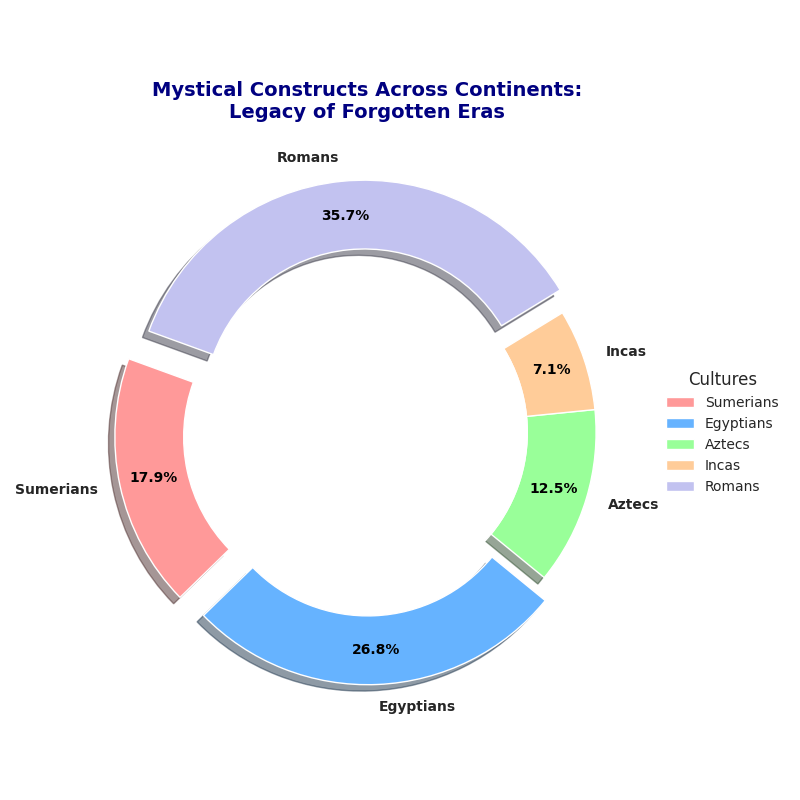

Generate this figure with Python:
import matplotlib.pyplot as plt

# Define data
groups = ['Sumerians', 'Egyptians', 'Aztecs', 'Incas', 'Romans']
wonders_count = [10, 15, 7, 4, 20]

# Define colors
colors = ['#ff9999', '#66b3ff', '#99ff99', '#ffcc99', '#c2c2f0']

# Explode the slice for better emphasis
explode = (0.1, 0.1, 0, 0, 0.1)

# Create the pie chart with a white circle in the center
fig, ax = plt.subplots(figsize=(8, 8))
wedges, texts, autotexts = ax.pie(
    wonders_count,
    labels=groups,
    colors=colors,
    explode=explode,
    autopct='%1.1f%%',
    startangle=160,
    pctdistance=0.85,
    wedgeprops=dict(width=0.3, edgecolor='w'),
    shadow=True
)

# Draw a circle in the middle to create the 'donut' effect
centre_circle = plt.Circle((0, 0), 0.70, fc='white')
fig.gca().add_artist(centre_circle)

# Title with an enigmatic twist
plt.title(
    'Mystical Constructs Across Continents:\nLegacy of Forgotten Eras',
    fontsize=14,
    fontweight='bold',
    color='navy',
    pad=20
)

# Enhance visual appearance
plt.setp(autotexts, size=10, weight='bold', color='black')
plt.setp(texts, size=10, weight='bold')

# Add a legend outside the plot for clarity
ax.legend(
    wedges, groups,
    title="Cultures",
    loc='center left',
    bbox_to_anchor=(1, 0, 0.5, 1),
    fontsize=10,
    frameon=False
)

# Automatically adjust layout to prevent overlap
plt.tight_layout()

# Display the plot
plt.show()
